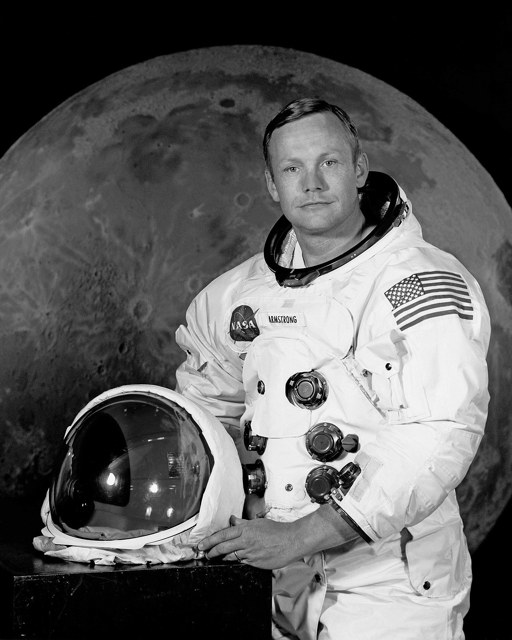
#> input picture tests/data/colour-before.jpg, 512 x 640 px; its folder holds only this picture in this run
$ python -i share_faces.py   (imports and definitions only)
#> lines starting #> are read from the running program, lines starting #| are printed output that depends on the picture
"""Share without strangers: faces nobody has named are blurred on share links.

A share link is opened by somebody Ninaivu has never met, and a family
photograph carries more people than the family: the waiter, the neighbours'
children at the birthday, the crowd behind the temple car. With
``share_blur_strangers`` on, every photograph a link serves — the full
picture, the browser copy and the small tiles — has those faces blurred,
and the family the household has named stays as it is.

Who counts as named is what the People page says: a face given to a person,
by somebody saying yes or by the matcher being sure. Everybody else is a
stranger, and that includes the faces the face pass never kept: it throws
away the small, soft and half-turned ones because they are no good for
recognising anybody, and those are exactly the people at the back. So the
photograph is looked at again here, at the lower bar the retouching tools
use, and every face found that is not one of the named ones is blurred.

When that cannot be done the photograph goes out blurred all over rather
than as it is: the face model is not downloaded and the face pass has never
looked at it, or the photograph is hidden, which AI does not read
(hidden-not-read-by-ai). Videos are shared as they are; their faces are not
known frame by frame.

The blurred copies are made once and kept with the other browser copies
(media/stills.py), named for the faces they were made from, so naming
somebody later makes the next request build a new copy with them clear.
At most two are made at once (api_share.BLUR_BUILDS); a tile that would
wait longer is sent blurred all over for now, and its real copy is made
behind it, so the first visit to a big link never fills the web threads.
"""

from __future__ import annotations

import hashlib
import json
import logging
from contextlib import contextmanager
from pathlib import Path
from typing import Any, Callable, Iterable

from PIL import Image, ImageDraw, ImageFilter

from . import upright

log = logging.getLogger(__name__)

#: Bumped when the blur changes in a way that makes older copies wrong.
BLUR_VERSION = 1

#: How far past the detector's box the blur reaches, as a share of the face's
#: size. The box ends at the chin and the hairline; ears, hair and a turned
#: cheek are recognisable too.
GROW = 0.35

#: How many blocks across a face is reduced to before it is smoothed. Eight
#: leaves a skin-coloured shape and nothing anybody could recognise.
BLOCKS = 8

#: A located face whose box overlaps a named one this much is that person.
SAME_FACE = 0.4

#: The whole-picture blur, as a share of the longest edge, for a photograph
#: whose faces could not be looked at.
ALL_OVER = 1 / 30


Box = tuple[float, float, float, float]          # x, y, w, h in the photograph's pixels


# [101 lines left out: functions stored_faces, looked_at, key, overlap, strangers, blur_faces, not called in this run]


def blur_all(image: Image.Image) -> Image.Image:
    """The whole picture too soft to make out anybody, the scene still there."""
    picture = image if image.mode == "RGB" else image.convert("RGB")
    return picture.filter(ImageFilter.GaussianBlur(max(2.0, max(picture.size) * ALL_OVER)))


# [50 lines left out: functions opener, tile_opener, not called in this run]

>>> from PIL import Image
>>> picture = Image.open('../../tests/data/colour-before.jpg')
#> picture is the input picture: PIL image 512x640 RGB; min 0, max 255, mean 93.3
>>> result = blur_all(picture)
#> in blur_all, `return picture.filter(ImageFilter.GaussianBlur(max(2.0, max(picture.si..`:
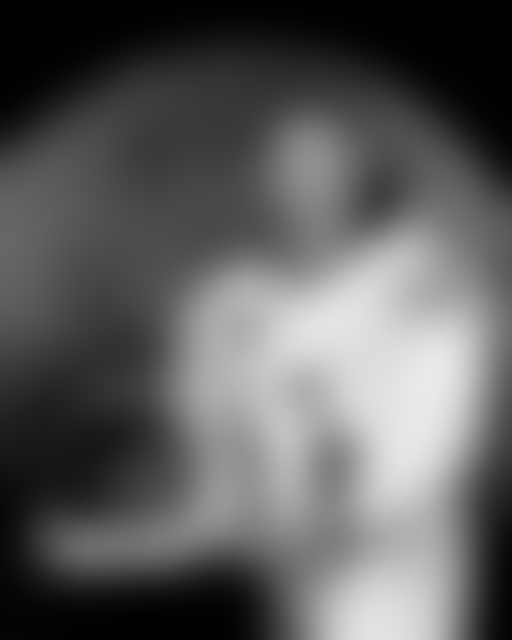
#> returned value: PIL image 512x640 RGB; min 0, max 234, mean 93.1

$ run again, on tests/data/face.jpg
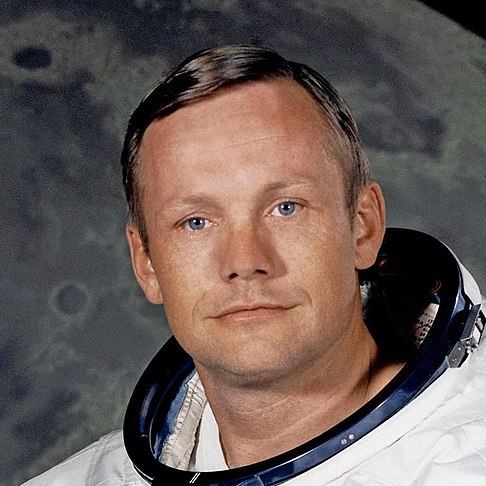
#> input picture tests/data/face.jpg, 486 x 486 px
#> picture is the input picture: PIL image 486x486 RGB; mean R, G, B 105.2, 91.2, 87
#> in blur_all, `return picture.filter(ImageFilter.GaussianBlur(max(2.0, max(picture.si..`:
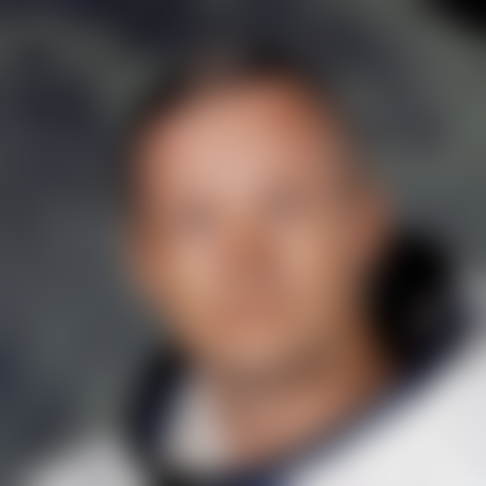
#> returned value: PIL image 486x486 RGB; mean R, G, B 105.3, 91.4, 87.2
